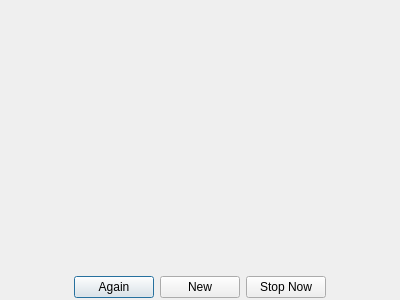
<?xml version="1.0" encoding="UTF-8"?>
<ui version="4.0">
 <class>FinalState</class>
 <widget class="QDialog" name="FinalState">
  <property name="windowModality">
   <enum>Qt::WindowModal</enum>
  </property>
  <property name="geometry">
   <rect>
    <x>0</x>
    <y>0</y>
    <width>400</width>
    <height>300</height>
   </rect>
  </property>
  <property name="minimumSize">
   <size>
    <width>400</width>
    <height>300</height>
   </size>
  </property>
  <property name="maximumSize">
   <size>
    <width>400</width>
    <height>300</height>
   </size>
  </property>
  <property name="windowTitle">
   <string>FINI</string>
  </property>
  <layout class="QGridLayout" name="gridLayout">
   <property name="margin">
    <number>2</number>
   </property>
   <item row="1" column="1">
    <widget class="QWidget" name="widget" native="true">
     <layout class="QVBoxLayout" name="verticalLayout">
      <property name="margin">
       <number>0</number>
      </property>
      <item>
       <spacer name="verticalSpacer">
        <property name="orientation">
         <enum>Qt::Vertical</enum>
        </property>
        <property name="sizeHint" stdset="0">
         <size>
          <width>20</width>
          <height>40</height>
         </size>
        </property>
       </spacer>
      </item>
      <item>
       <layout class="QHBoxLayout" name="horizontalLayout">
        <item>
         <spacer name="horizontalSpacer_2">
          <property name="orientation">
           <enum>Qt::Horizontal</enum>
          </property>
          <property name="sizeHint" stdset="0">
           <size>
            <width>40</width>
            <height>20</height>
           </size>
          </property>
         </spacer>
        </item>
        <item>
         <widget class="QPushButton" name="AgainButton">
          <property name="text">
           <string>Again</string>
          </property>
         </widget>
        </item>
        <item>
         <widget class="QPushButton" name="NewButton">
          <property name="text">
           <string>New</string>
          </property>
         </widget>
        </item>
        <item>
         <widget class="QPushButton" name="CloseButton">
          <property name="text">
           <string>Stop Now</string>
          </property>
         </widget>
        </item>
        <item>
         <spacer name="horizontalSpacer">
          <property name="orientation">
           <enum>Qt::Horizontal</enum>
          </property>
          <property name="sizeHint" stdset="0">
           <size>
            <width>40</width>
            <height>20</height>
           </size>
          </property>
         </spacer>
        </item>
       </layout>
      </item>
     </layout>
    </widget>
   </item>
  </layout>
 </widget>
 <resources/>
 <connections/>
</ui>
